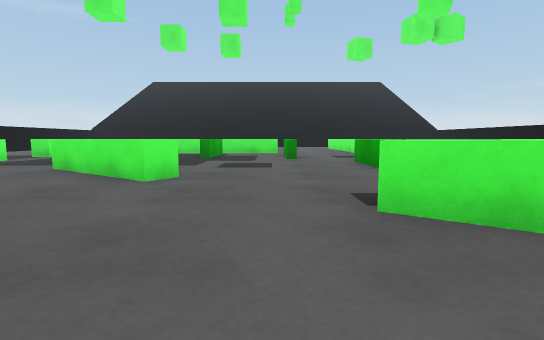
[1] (above)

21 first-person views from a walk through a scene from a Unity 3-D project. The camera is 0.51 m above the floor, tilts 6° down and sees 85° across. The floor is counted in squares, 1 m on a side. Each view is taken from the middle of a square. On the plan, view 1 faces up. The plan holds only what a view shows up to about 9 squares ahead; the rest is blank. The place goes on beyond the plan. The player is left out.

[2]
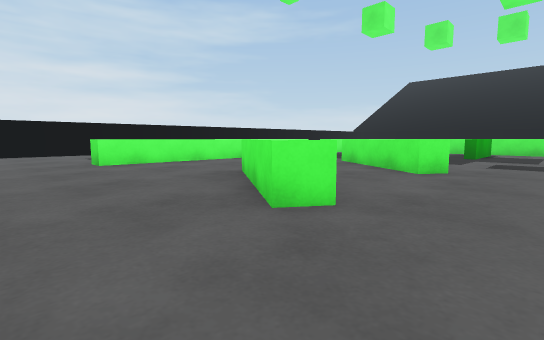

[3]
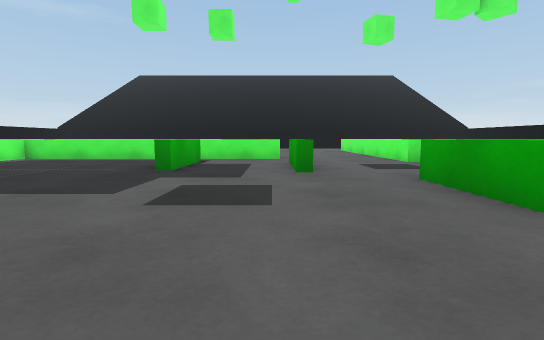

[4]
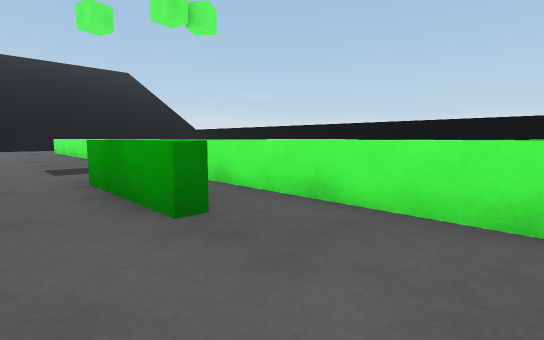

[5]
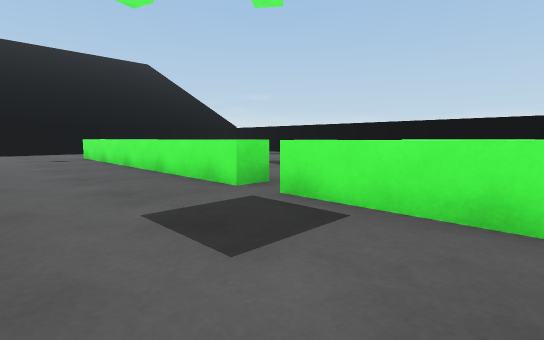

[6]
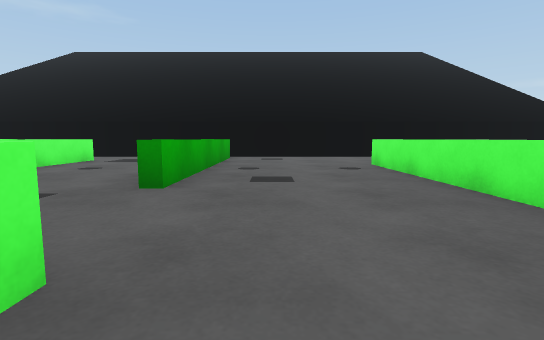

[7]
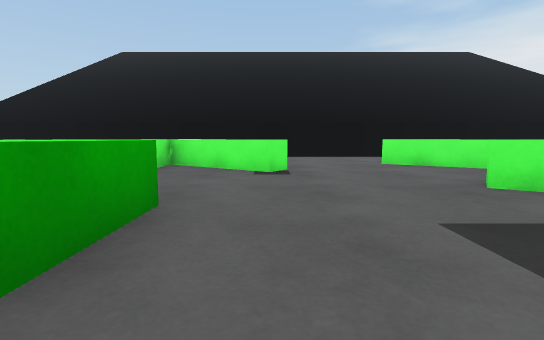

[8]
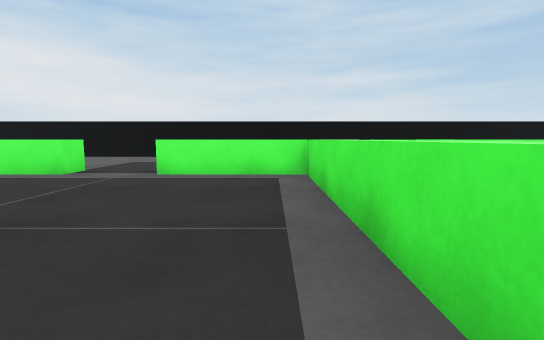

[9]
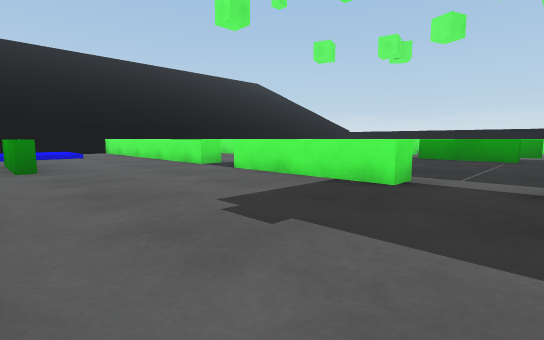

[10]
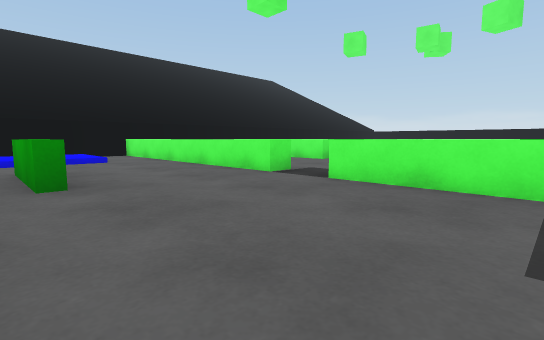

[11]
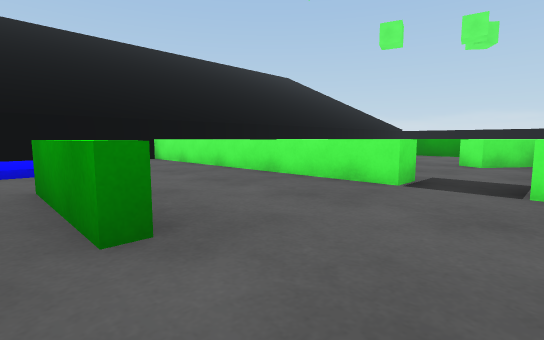

[12]
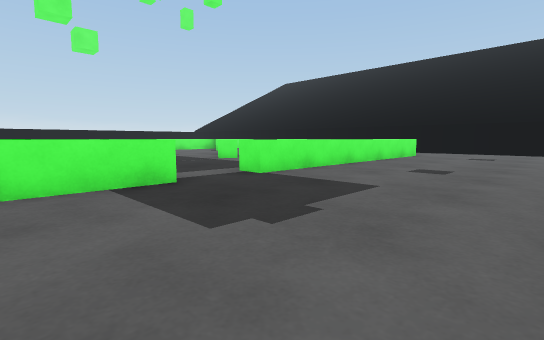

[13]
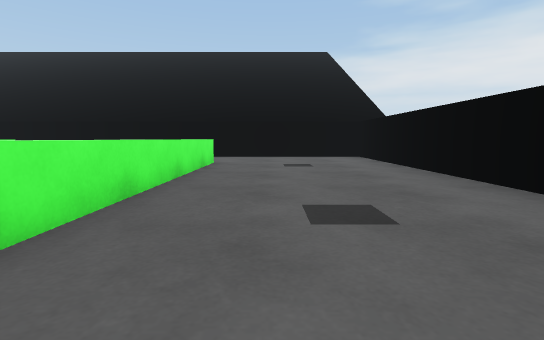

[14]
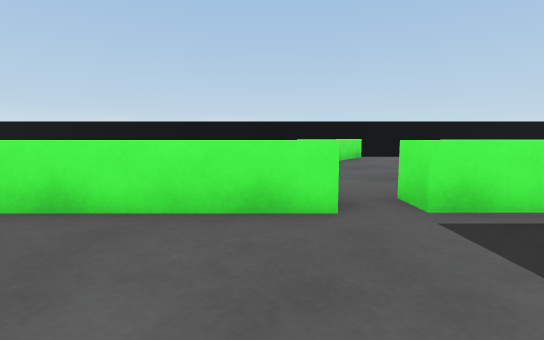

[15]
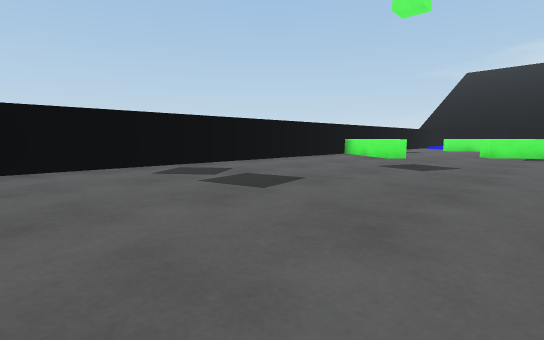

[16]
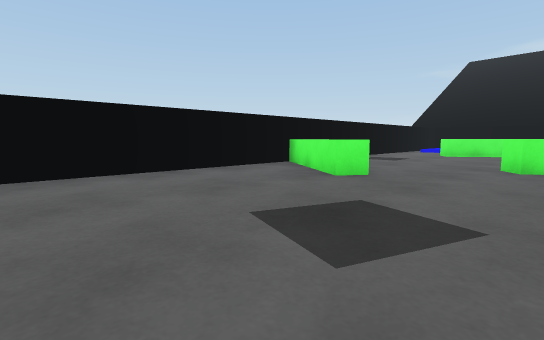

[17]
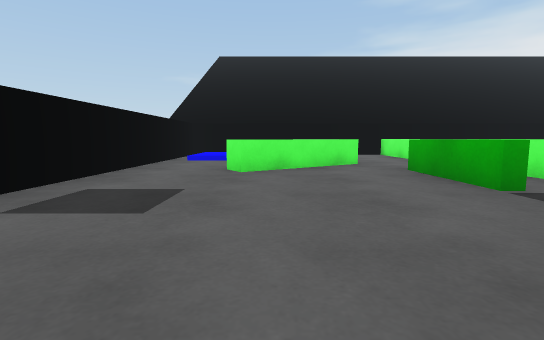

[18]
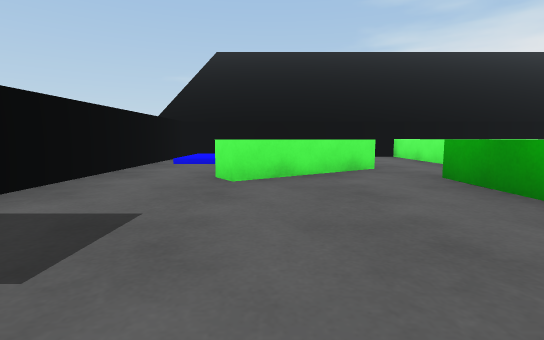

[19]
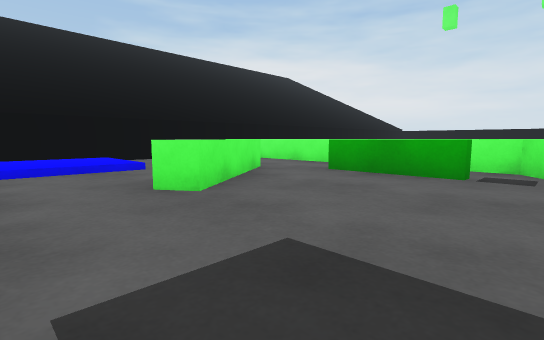

[20]
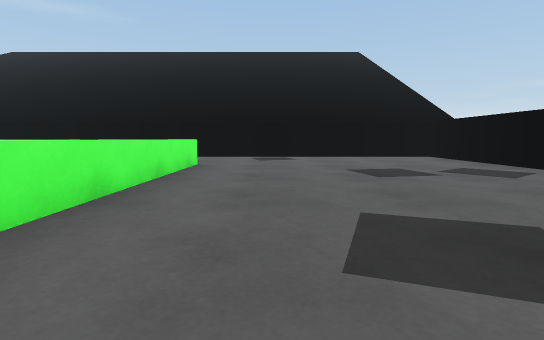

[21]
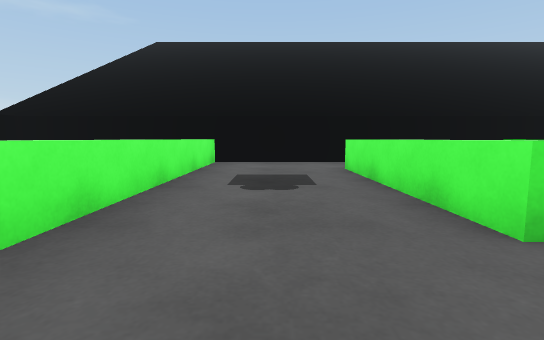

### Floor plan
Key: @ floor where view 1 was taken; # wall or solid block; x gap in a wall; . main floor; : floor 0.1 m higher than the main floor; / step, stairs or slope; = window, fence, low wall or low ledge; ^ raised ledge.
Columns run from 11 left of view 1 to 10 right of it. Each row starts with its distance up from view 1.
 19 ######################
 18 #///.^...  ^.........#
 17 #/:/.^.... ^.........#
 16 #///.^..^. ^..^......#
 15 #....^..^..^..^......#
 14 #=...^..^..^..^......#
 13 #=...^.....=..^......#
 12 #......#^.....^......#
 11 #....^^^^^^^..^......#
 10 #....^........^......#
  9 #....^...^.=..^...^^.#
  8 #........^.=..^.....^#
  7 #.............^.^....#
  6 #....^.......=^^.....#
  5 #....^..^....=^.=....#
  4 #....^...^....^.=....#
  3 #....^........^.x.^..#
  2 #....^..^...^^^.=^...#
  1 #....^...^...^^...///#
  0 #..........@. ^.../:/#
 -1 #...........  ^...///#
 -2 ######################

Positions as (right, up) in squares from view 1, and headings:
1: (0, 0), facing up
2: (0, -1), facing up-left
3: (0, 3), facing up
4: (1, 3), facing up-right
5: (1, 7), facing up-right
6: (1, 10), facing up
7: (1, 7), facing down
8: (-2, 10), facing left
9: (-10, 7), facing up-right
10: (-10, 9), facing up-right
11: (-10, 11), facing up-right
12: (-10, 10), facing down-right
13: (-8, 7), facing down
14: (1, 10), facing right
15: (4, 17), facing down-right
16: (5, 13), facing down-right
17: (7, 8), facing down
18: (7, 7), facing down
19: (9, 6), facing down-left
20: (5, 10), facing up
21: (-5, 12), facing up
